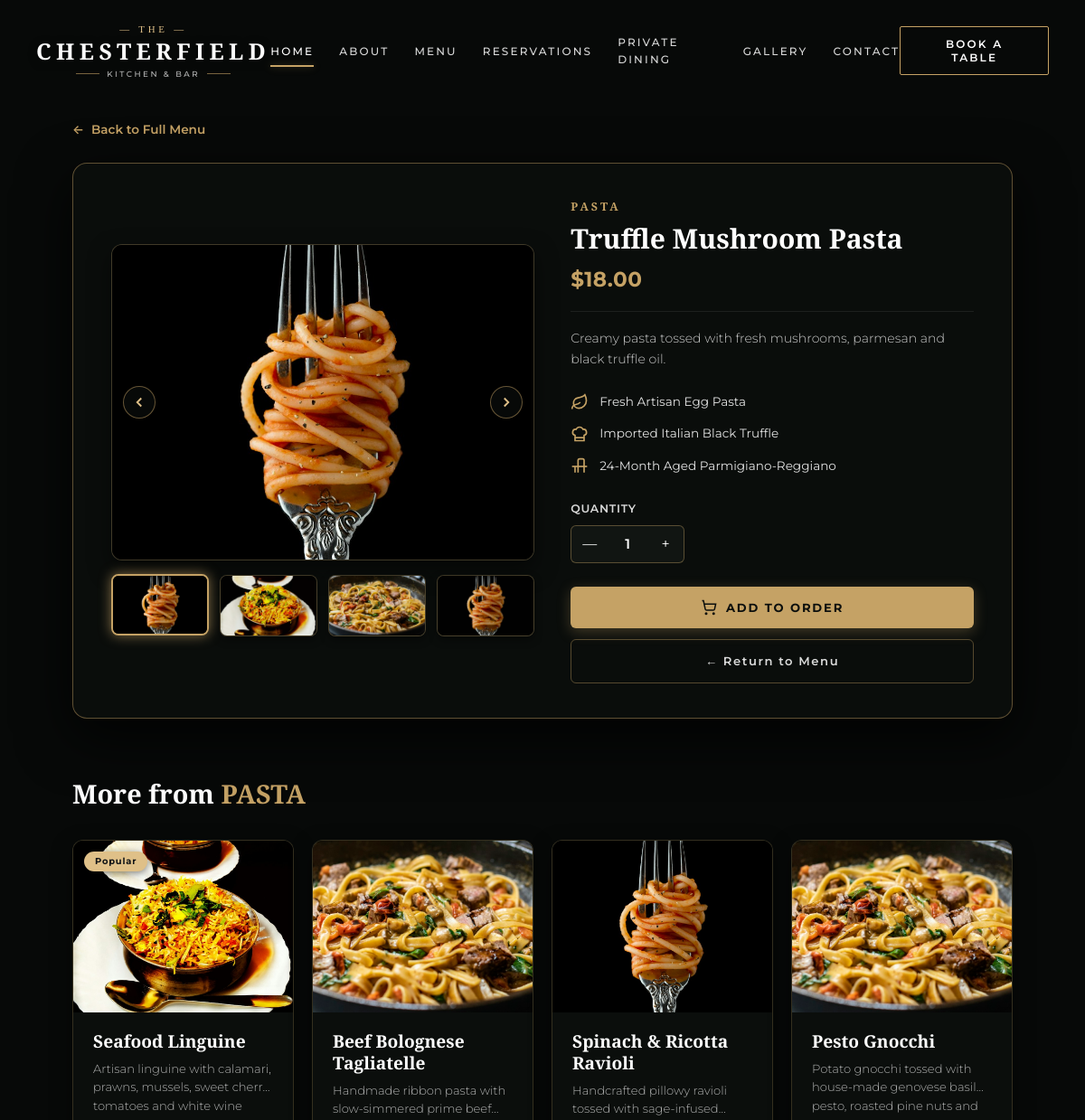
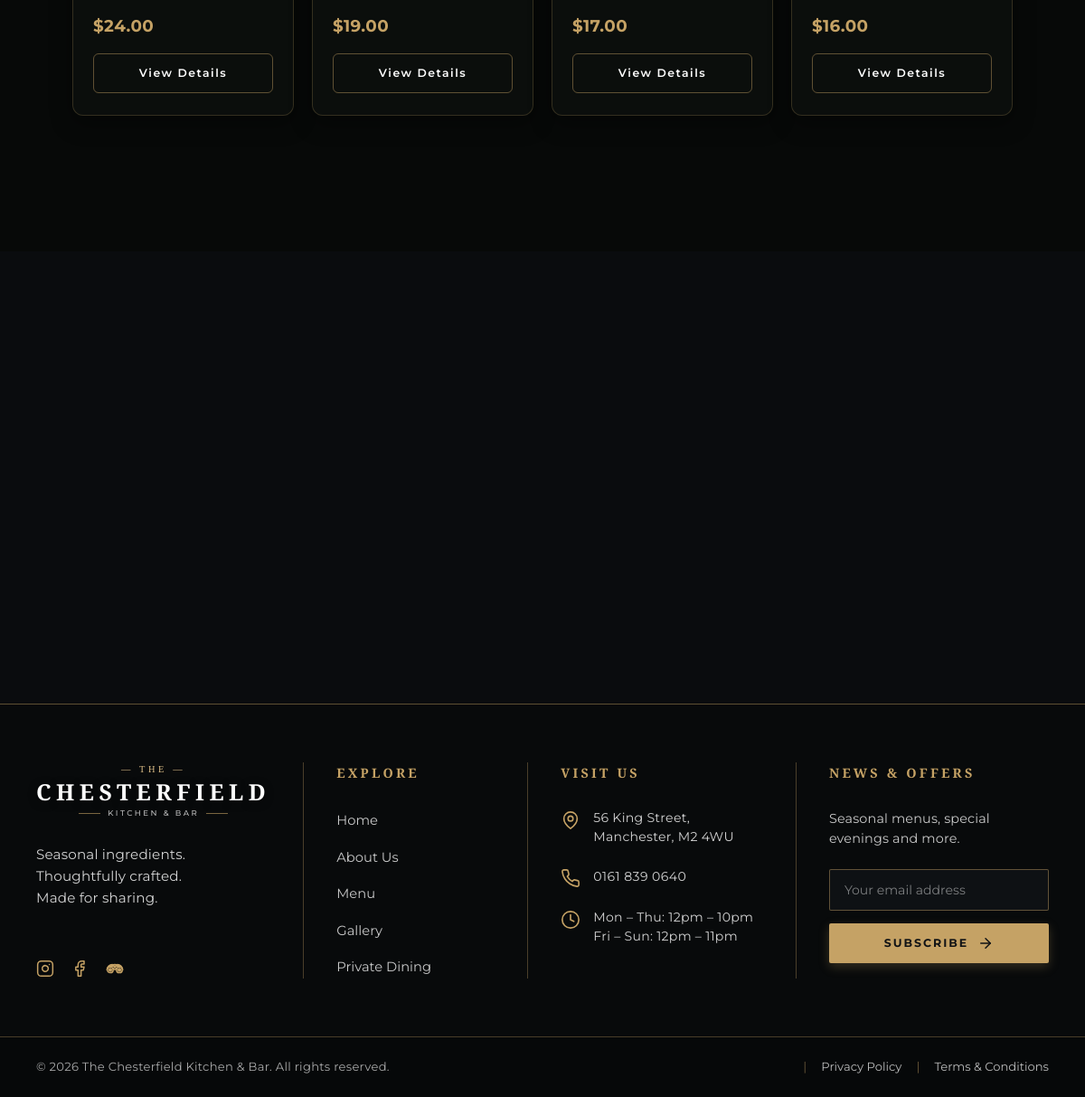
Screenshot of /menu/details/2/ with the database file from the repository (2 pictures, top to bottom).
### menu/models.py (models this page shows, shortened)
class MenuItem(models.Model):
    BADGE_CHOICES = [
        ('', 'No Badge'),
        ('Popular', 'Popular'),
        ('New', 'New'),
        ("Chef's Special", "Chef's Special"),
        ('Premium', 'Premium'),
        ('Signature', 'Signature'),
        ('Seasonal', 'Seasonal'),
        ('Cellar Selection', 'Cellar Selection'),
    ]
    name = models.CharField(max_length=200)
    category = models.ForeignKey(Category, on_delete=models.CASCADE, related_name='items')
    price = models.DecimalField(max_digits=6, decimal_places=2, help_text="Price in USD (e.g. 28.00)")
    description = models.TextField(help_text="Detailed description of the dish")
    image = models.ImageField(upload_to='menu_items/', blank=True, null=True, help_text="Upload dish image from admin")
    static_image = models.CharField(max_length=255, blank=True, null=True, help_text="Internal static path fallback (e.g. menu/media/ribeye_steak.jpg)")
    badge = models.CharField(max_length=50, choices=BADGE_CHOICES, blank=True, default='', help_text="Optional highlight badge")
    feature_1 = models.CharField(max_length=200, default="Fresh & Premium Ingredients")
    feature_2 = models.CharField(max_length=200, default="Chef's Special")
    feature_3 = models.CharField(max_length=200, default="Served with Seasonal Vegetables & House Sauce")
    is_available = models.BooleanField(default=True, help_text="Uncheck to temporarily hide from menu")
    created_at = models.DateTimeField(auto_now_add=True)
    updated_at = models.DateTimeField(auto_now=True)
    class Meta:
        ordering = ['category', 'id']
    @property
    def formatted_price(self):
        return f"${self.price:.2f}"
    def get_image_url(self):
        if self.image:
            return self.image.url
        if self.static_image:
            return f"/static/{self.static_image}"
        return "/static/menu/media/ribeye_steak.jpg"

class MenuItemGallery(models.Model):
    menu_item = models.ForeignKey(MenuItem, on_delete=models.CASCADE, related_name='gallery_images')
    image = models.ImageField(upload_to='menu_gallery/', blank=True, null=True)
    static_image = models.CharField(max_length=255, blank=True, null=True)
    caption = models.CharField(max_length=150, blank=True)
    order = models.PositiveIntegerField(default=0)
    class Meta:
        verbose_name_plural = "Menu Item Gallery Images"
        ordering = ['order', 'id']
    def get_image_url(self):
        if self.image:
            return self.image.url
        if self.static_image:
            return f"/static/{self.static_image}"
        return self.menu_item.get_image_url()

class Category(models.Model):
    name = models.CharField(max_length=100, unique=True)
    slug = models.SlugField(max_length=100, unique=True, help_text="URL slug used for category tab filtering")
    order = models.PositiveIntegerField(default=0, help_text="Display order in tabs")
    class Meta:
        verbose_name_plural = "Categories"
        ordering = ['order', 'name']

### menu/views.py (the view)
# urls.py: path('details/', views.menu_details, name='menu_details_default'),
def menu_details(request, item_id=None):
    if item_id:
        item = get_object_or_404(MenuItem, id=item_id, is_available=True)
    else:
        item = MenuItem.objects.filter(is_available=True).first()
        if not item:
            item = MenuItem.objects.first()
    related_items = []
    if item:
        related_items = MenuItem.objects.filter(
            category=item.category,
            is_available=True
        ).exclude(id=item.id)[:4]
    return render(request, 'menu/menu_details.html', {
        'item': item,
        'related_items': related_items,
    })

### menu/templates/menu/menu_details.html (shortened to what this page needs)
{% extends 'base.html' %}
{% load static %}
{% block extra_css %}
<link rel="stylesheet" href="{% static 'menu/css/menu.css' %}">
<link rel="stylesheet" href="{% static 'menu/css/menu_details.css' %}">
{% endblock extra_css %}
{% block content %}
<section class="details-page-section">
    <div class="details-page-container">
        <div class="details-breadcrumb">
            <a href="{% url 'menu:menu_list' %}" class="back-link">
                <span class="back-arrow">←</span>
                <span>Back to Full Menu</span>
            </a>
        </div>
        <div class="menu-details-card standalone-card">
            <div class="details-modal-grid">
                <div class="modal-gallery-col">
                    <div class="modal-main-img-wrap">
                        <button class="gallery-nav-btn prev-btn" id="pageGalleryPrev" aria-label="Previous image">
                            <svg width="18" height="18" viewBox="0 0 24 24" fill="none" stroke="currentColor" stroke-width="2.5">
                                <polyline points="15 18 9 12 15 6"></polyline>
                            </svg>
                        </button>
                        <img
                            src="{{ item.get_image_url }}"
                            alt="{{ item.name }}"
                            class="modal-main-img"
                            id="pageMainImg"
                        >
                        <button class="gallery-nav-btn next-btn" id="pageGalleryNext" aria-label="Next image">
                            <svg width="18" height="18" viewBox="0 0 24 24" fill="none" stroke="currentColor" stroke-width="2.5">
                                <polyline points="9 18 15 12 9 6"></polyline>
                            </svg>
                        </button>
                    </div>
                    <div class="modal-thumbs-row" id="pageThumbsRow">
                        {% for thumb in item.gallery_images.all %}
                        <button class="thumb-btn {% if forloop.first %}active{% endif %}" data-img="{{ thumb.get_image_url }}">
                            <img src="{{ thumb.get_image_url }}" alt="Gallery thumbnail {{ forloop.counter }}">
                        </button>
                        {% empty %}
                        <button class="thumb-btn active" data-img="{{ item.get_image_url }}">
                            <img src="{{ item.get_image_url }}" alt="{{ item.name }}">
                        </button>
                        {% endfor %}
                    </div>
                </div>
                <div class="modal-info-col">
                    <span class="modal-category">{{ item.category.name|upper }}</span>
                    <h1 class="modal-title">{{ item.name }}</h1>
                    <div class="modal-price">{{ item.formatted_price }}</div>
                    <div class="modal-divider"></div>
                    <p class="modal-desc">{{ item.description }}</p>
                    <div class="modal-features-list">
                        {% if item.feature_1 %}
                        <div class="modal-feature-item">
                            <span class="m-icon">
                                <svg width="20" height="20" viewBox="0 0 24 24" fill="none" stroke="currentColor" stroke-width="2">
                                    <path d="M11 20A7 7 0 0 1 9.8 6.1C15.5 5 17 4.48 19 2c1 2 2 4.18 2 8 0 5.5-4.78 10-10 10Z"></path>
                                    <path d="M2 21c0-3 1.85-5.36 5.08-6C9.5 14.52 12 13 13 12"></path>
                                </svg>
                            </span>
                            <span class="m-feature-text">{{ item.feature_1 }}</span>
                        </div>
                        {% endif %}
                        {% if item.feature_2 %}
                        <div class="modal-feature-item">
                            <span class="m-icon">
                                <svg width="20" height="20" viewBox="0 0 24 24" fill="none" stroke="currentColor" stroke-width="2">
                                    <path d="M6 13.87A4 4 0 0 1 7.41 6a5.11 5.11 0 0 1 1.05-1.54 5 5 0 0 1 7.08 0A5.11 5.11 0 0 1 16.59 6 4 4 0 0 1 18 13.87V21H6Z"></path>
                                    <line x1="6" y1="17" x2="18" y2="17"></line>
                                </svg>
                            </span>
                            <span class="m-feature-text">{{ item.feature_2 }}</span>
                        </div>
                        {% endif %}
                        {% if item.feature_3 %}
                        <div class="modal-feature-item">
                            <span class="m-icon">
                                <svg width="20" height="20" viewBox="0 0 24 24" fill="none" stroke="currentColor" stroke-width="2">
                                    <line x1="2" y1="12" x2="22" y2="12"></line>
                                    <path d="M18 20V4a2 2 0 0 0-2-2h-4a2 2 0 0 0-2 2v16"></path>
                                    <path d="M6 20V12"></path>
                                </svg>
                            </span>
                            <span class="m-feature-text">{{ item.feature_3 }}</span>
                        </div>
                        {% endif %}
                    </div>
                    <div class="modal-quantity-section">
                        <span class="qty-label">Quantity</span>
                        <div class="qty-counter-box">
                            <button type="button" class="qty-btn" id="pageQtyMinus" aria-label="Decrease quantity">—</button>
                            <span class="qty-number" id="pageQtyVal">1</span>
                            <button type="button" class="qty-btn" id="pageQtyPlus" aria-label="Increase quantity">+</button>
                        </div>
                    </div>
                    <div class="modal-actions-group">
                        <button type="button" class="btn-solid-gold-modal" id="pageOrderBtn">
                            <svg width="18" height="18" viewBox="0 0 24 24" fill="none" stroke="currentColor" stroke-width="2">
                                <circle cx="8" cy="21" r="1"></circle>
                                <circle cx="19" cy="21" r="1"></circle>
                                <path d="M2.05 2.05h2l2.66 12.42a2 2 0 0 0 2 1.58h9.78a2 2 0 0 0 1.95-1.57l1.65-7.43H5.12"></path>
                            </svg>
                            <span>Add to Order</span>
                        </button>
                        <a href="{% url 'menu:menu_list' %}" class="btn-outline-modal-close">
                            <span>← Return to Menu</span>
                        </a>
                    </div>
                </div>
            </div>
        </div>
        {% if related_items %}
        <div class="related-dishes-section">
            <h2 class="related-title">More from <span class="gold-text">{{ item.category.name|upper }}</span></h2>
            <div class="menu-grid related-grid">
                {% for rel in related_items %}
                <article class="food-card">
                    <div class="food-card-media">
                        {% if rel.badge %}
                        <span class="food-badge {{ rel.badge|slugify }}">{{ rel.badge }}</span>
                        {% endif %}
                        <img src="{{ rel.get_image_url }}" alt="{{ rel.name }}" class="food-img" loading="lazy">
                    </div>
                    <div class="food-card-body">
                        <h3 class="food-title">{{ rel.name }}</h3>
                        <p class="food-desc">{{ rel.description }}</p>
                        <div class="food-price">{{ rel.formatted_price }}</div>
                        <a href="{% url 'menu:menu_details' rel.id %}" class="btn-view-details">
                            <span>View Details</span>
                        </a>
                    </div>
                </article>
                {% endfor %}
            </div>
        </div>
        {% endif %}
    </div>
</section>
{% endblock content %}

### static/css/base.css (style rules this page uses)
:root { --gold-primary: #C5A265; --gold-light: #DFC088; --gold-dark: #9E7D43; --gold-glow: rgba(197, 162, 101, 0.35); --bg-dark: #0A0C0E; --bg-bar: #080B09; --bg-card: #121417; --text-white: #FFFFFF; --text-cream: #F5EFEB; --text-body: rgba(255, 255, 255, 0.78); --text-muted: rgba(255, 255, 255, 0.55); --border-gold: rgba(197, 162, 101, 0.35); --border-subtle: rgba(255, 255, 255, 0.12); --font-serif: 'Playfair Display', Georgia, serif; --font-cinzel: 'Cinzel', serif; --font-script: 'Alex Brush', cursive; --font-sans: 'Montserrat', -apple-system, BlinkMacSystemFont, "Segoe UI", Roboto, sans-serif; --transition-smooth: all 0.3s cubic-bezier(0.25, 0.8, 0.25, 1); --shadow-gold: 0 6px 20px rgba(197, 162, 101, 0.25); --radius-sm: 2px; --radius-md: 4px; }
*, *::before, *::after { margin: 0; padding: 0; box-sizing: border-box; }
html { scroll-behavior: smooth; font-size: 16px; -webkit-font-smoothing: antialiased; -moz-osx-font-smoothing: grayscale; }
body { background-color: var(--bg-dark); color: var(--text-white); font-family: var(--font-sans); line-height: 1.6; overflow-x: hidden; }
a { color: inherit; text-decoration: none; }
button { font-family: inherit; border: none; background: none; cursor: pointer; }

### menu/static/menu/css/menu.css (style rules this page uses)
.menu-grid { display: grid; grid-template-columns: repeat(4, 1fr); gap: 24px; margin-bottom: 60px; }
.food-card { background-color: #0B0E0C; border: 1px solid rgba(197, 162, 101, 0.22); border-radius: 12px; overflow: hidden; display: flex; flex-direction: column; transition: all 0.35s cubic-bezier(0.25, 0.8, 0.25, 1); box-shadow: 0 8px 24px rgba(0, 0, 0, 0.4); opacity: 1; transform: scale(1); }
.food-card-media { position: relative; width: 100%; height: 190px; overflow: hidden; background-color: #121614; }
.food-img { width: 100%; height: 100%; object-fit: cover; transition: transform 0.5s ease; display: block; }
.food-badge { position: absolute; top: 12px; left: 12px; font-family: 'Montserrat', sans-serif; font-size: 0.62rem; font-weight: 700; letter-spacing: 0.08em; text-transform: capitalize; padding: 3px 12px; border-radius: 20px; z-index: 2; box-shadow: 0 2px 8px rgba(0, 0, 0, 0.5); background: #DFC088; color: #111417; }
.food-badge.chefs-special, .food-badge.popular { background: #DFC088; color: #111417; }
.food-card-body { padding: 20px 22px 24px 22px; display: flex; flex-direction: column; flex: 1; }
.food-title { font-family: 'Playfair Display', serif; font-size: 1.20rem; font-weight: 600; color: #FFFFFF; margin: 0 0 8px 0; line-height: 1.25; }
.food-desc { font-family: 'Montserrat', sans-serif; font-size: 0.82rem; font-weight: 300; color: rgba(255, 255, 255, 0.68); line-height: 1.55; margin: 0 0 16px 0; flex: 1; display: -webkit-box; -webkit-line-clamp: 2; -webkit-box-orient: vertical; overflow: hidden; }
.food-price { font-family: 'Montserrat', sans-serif; font-size: 1.15rem; font-weight: 700; color: #C5A265; margin-bottom: 16px; letter-spacing: 0.02em; }
.btn-view-details { width: 100%; padding: 11px 16px; background: transparent; border: 1px solid rgba(197, 162, 101, 0.45); border-radius: 6px; color: #FFFFFF; font-family: 'Montserrat', sans-serif; font-size: 0.78rem; font-weight: 600; letter-spacing: 0.12em; cursor: pointer; display: flex; align-items: center; justify-content: center; gap: 8px; transition: all 0.25s ease; text-decoration: none; box-sizing: border-box; }
@media (max-width: 1200px) { .menu-grid { grid-template-columns: repeat(3, 1fr); gap: 20px; } }

### rows the page displays
MenuItem: get_image_url (picture), category.name "PASTA", name "Truffle Mushroom Pasta", formatted_price "$18.00", description "Creamy pasta tossed with fresh mushrooms, parmesan and black truffle oil.", feature_1 "Fresh Artisan Egg Pasta", feature_2 "Imported Italian Black Truffle", feature_3 "24-Month Aged Parmigiano-Reggiano"
MenuItemGallery: get_image_url (picture)
MenuItemGallery: get_image_url (picture)
MenuItemGallery: get_image_url (picture)
MenuItemGallery: get_image_url (picture)
MenuItem: badge "Popular", get_image_url (picture), name "Seafood Linguine", description "Artisan linguine with calamari, prawns, mussels, sweet cherry tomatoes and white…", formatted_price "$24.00"
MenuItem: get_image_url (picture), name "Beef Bolognese Tagliatelle", description "Handmade ribbon pasta with slow-simmered prime…", formatted_price "$19.00"
MenuItem: get_image_url (picture), name "Spinach & Ricotta Ravioli", description "Handcrafted pillowy ravioli tossed with…", formatted_price "$17.00"
MenuItem: get_image_url (picture), name "Pesto Gnocchi", description "Potato gnocchi tossed with house-made genovese basil pesto, roasted pine nuts…", formatted_price "$16.00"
